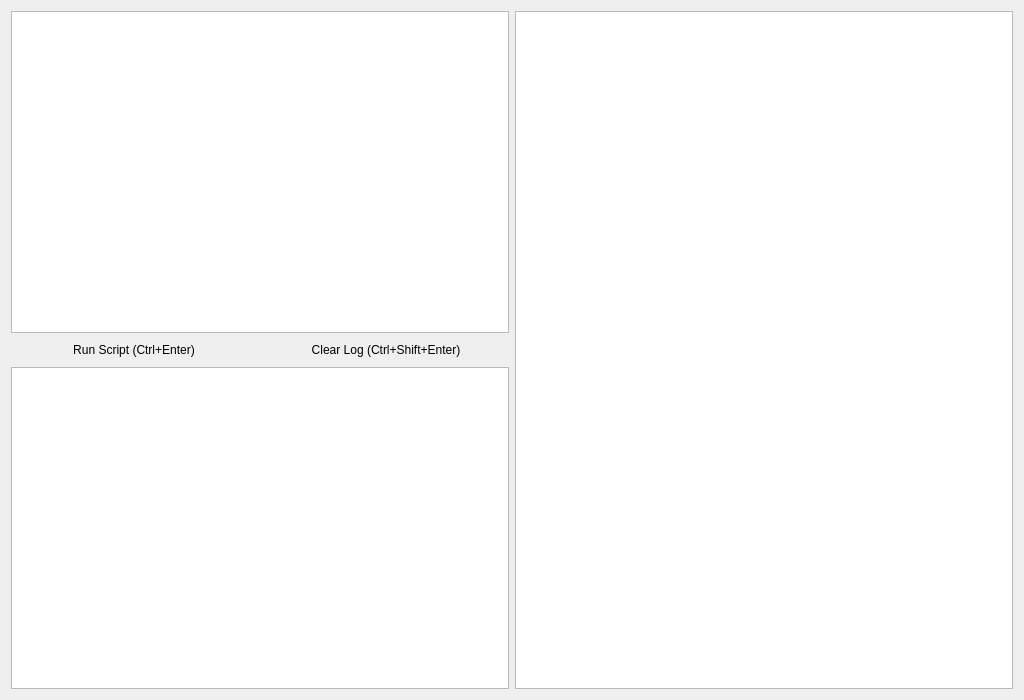
<?xml version="1.0" encoding="UTF-8"?>
<ui version="4.0">
 <class>MainWindow</class>
 <widget class="QMainWindow" name="MainWindow">
  <property name="windowModality">
   <enum>Qt::WindowModal</enum>
  </property>
  <property name="geometry">
   <rect>
    <x>0</x>
    <y>0</y>
    <width>1024</width>
    <height>700</height>
   </rect>
  </property>
  <property name="contextMenuPolicy">
   <enum>Qt::NoContextMenu</enum>
  </property>
  <property name="windowTitle">
   <string>BerserkJS! =&gt;__&lt;=</string>
  </property>
  <widget class="QWidget" name="centralWidget">
   <layout class="QVBoxLayout" name="verticalLayout_5">
    <item>
     <layout class="QVBoxLayout" name="verticalLayout_6"/>
    </item>
    <item>
     <layout class="QHBoxLayout" name="horizontalLayout">
      <item>
       <layout class="QVBoxLayout" name="verticalLayout_2">
        <item>
         <widget class="QPlainTextEdit" name="inputScriptCode_txt">
          <property name="styleSheet">
           <string notr="true"/>
          </property>
          <property name="plainText">
           <string/>
          </property>
         </widget>
        </item>
        <item>
         <layout class="QHBoxLayout" name="horizontalLayout_3">
          <item>
           <widget class="QPushButton" name="runScript_btn">
            <property name="styleSheet">
             <string notr="true"/>
            </property>
            <property name="text">
             <string>Run Script (Ctrl+Enter)</string>
            </property>
            <property name="autoDefault">
             <bool>false</bool>
            </property>
            <property name="default">
             <bool>true</bool>
            </property>
            <property name="flat">
             <bool>true</bool>
            </property>
           </widget>
          </item>
          <item>
           <widget class="QPushButton" name="clearLog_btn">
            <property name="text">
             <string>Clear Log (Ctrl+Shift+Enter)</string>
            </property>
            <property name="default">
             <bool>true</bool>
            </property>
            <property name="flat">
             <bool>true</bool>
            </property>
           </widget>
          </item>
         </layout>
        </item>
        <item>
         <widget class="QPlainTextEdit" name="outputScriptResults_txt">
          <property name="styleSheet">
           <string notr="true"/>
          </property>
          <property name="plainText">
           <string/>
          </property>
         </widget>
        </item>
       </layout>
      </item>
      <item>
       <widget class="QPlainTextEdit" name="outputLogResults_txt">
        <property name="styleSheet">
         <string notr="true"/>
        </property>
        <property name="plainText">
         <string/>
        </property>
       </widget>
      </item>
     </layout>
    </item>
   </layout>
  </widget>
 </widget>
 <layoutdefault spacing="6" margin="11"/>
 <resources/>
 <connections/>
</ui>
